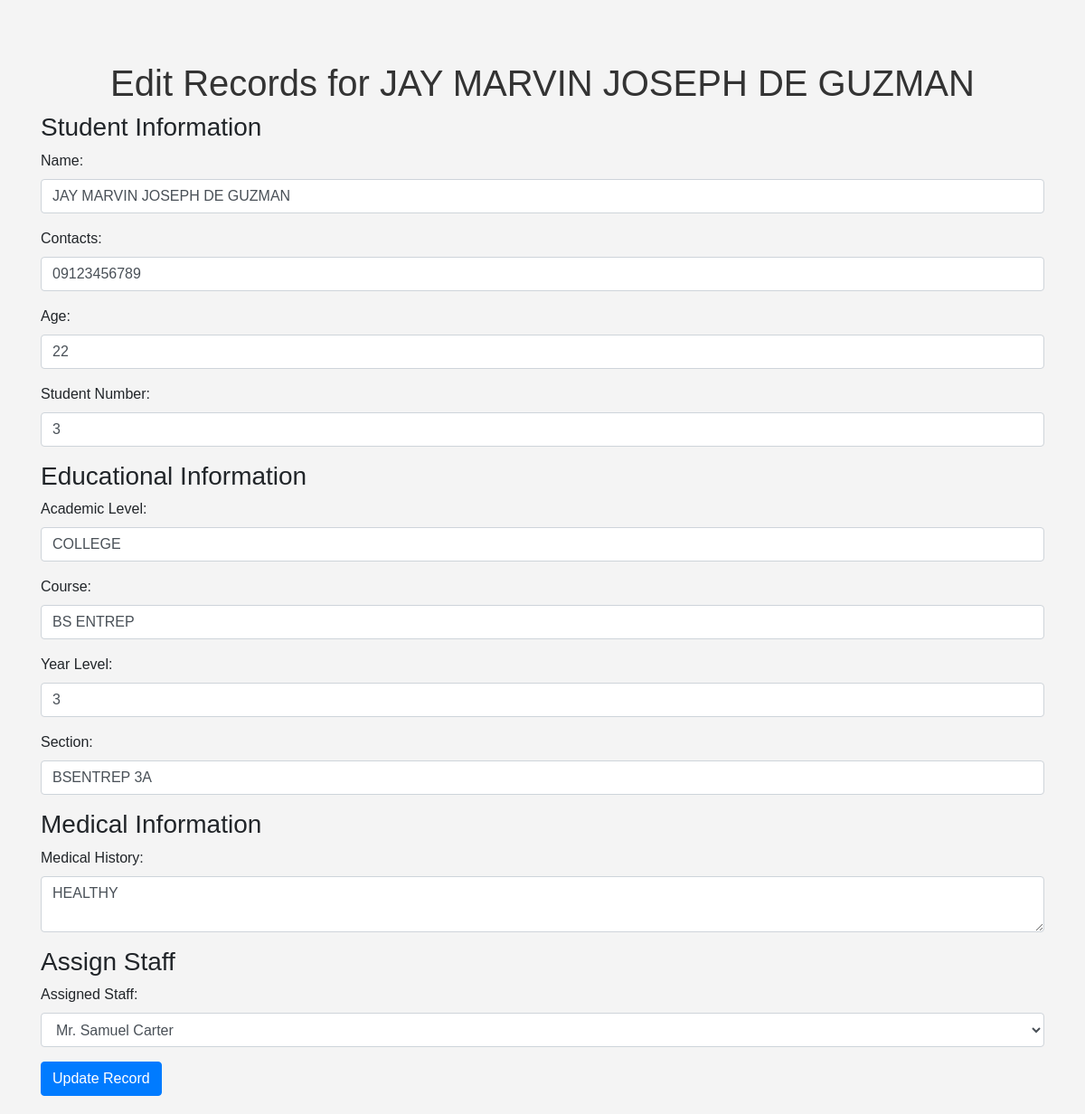
Screenshot of /edit_record.php?id=3 with the database file from the repository.
### tables this page shows
CREATE TABLE `triage` (
  `id` int(11) NOT NULL AUTO_INCREMENT,
  `student_id` int(11) DEFAULT NULL,
  `medical_history` text DEFAULT NULL,
  `status` enum('pending','accepted','archived') DEFAULT 'pending',
  `assigned_staff` int(11) DEFAULT NULL,
  PRIMARY KEY (`id`)
);

CREATE TABLE `students` (
  `id` int(11) NOT NULL AUTO_INCREMENT,
  `name` varchar(100) NOT NULL,
  `contacts` varchar(15) DEFAULT NULL,
  `age` int(11) DEFAULT NULL,
  `student_number` varchar(20) NOT NULL,
  PRIMARY KEY (`id`),
  UNIQUE KEY `student_number` (`student_number`)
);

CREATE TABLE `educational_info` (
  `id` int(11) NOT NULL AUTO_INCREMENT,
  `student_id` int(11) DEFAULT NULL,
  `academic_level` varchar(50) DEFAULT NULL,
  `course` varchar(100) DEFAULT NULL,
  `year_level` varchar(10) DEFAULT NULL,
  `section` varchar(20) DEFAULT NULL,
  PRIMARY KEY (`id`)
);

CREATE TABLE `staff` (
  `id` int(11) NOT NULL AUTO_INCREMENT,
  `name` varchar(100) NOT NULL,
  `designation` varchar(50) DEFAULT NULL,
  `contact_number` varchar(15) DEFAULT NULL,
  PRIMARY KEY (`id`)
);

### edit_record.php (the view, shortened to what this page needs)
<?php
require 'db.php';
if (isset($_GET['id'])) {
    $record_id = $_GET['id'];
    $stmt = $conn->prepare("SELECT triage.id AS triage_id, triage.medical_history, triage.status,
                                   students.id AS student_id, students.name, students.contacts, students.age, students.student_number,
                                   educational_info.academic_level, educational_info.course, educational_info.year_level, educational_info.section,
                                   triage.assigned_staff
                            FROM triage
                            LEFT JOIN students ON triage.student_id = students.id
                            LEFT JOIN educational_info ON students.id = educational_info.student_id
                            WHERE triage.id = ?");
    $stmt->bind_param("i", $record_id);
    $stmt->execute();
    $result = $stmt->get_result();
    $record = $result->fetch_assoc();
    $staff_stmt = $conn->prepare("SELECT id, name FROM staff");
    $staff_stmt->execute();
    $staff_result = $staff_stmt->get_result();
}
?>
<!DOCTYPE html>
<html lang="en">
<head>
    <link rel="stylesheet" href="https://stackpath.bootstrapcdn.com/bootstrap/4.5.2/css/bootstrap.min.css">
    <link rel="stylesheet" href="style.css">
</head>
<body>
    <div class="container mt-5">
        <h1>Edit Records for <?= htmlspecialchars($record['name']) ?></h1>
        <form action="edit_record.php?id=<?= $record_id ?>" method="POST">
            <h3>Student Information</h3>
            <div class="form-group">
                <label for="name">Name:</label>
                <input type="text" class="form-control" id="name" name="name" value="<?= htmlspecialchars($record['name']) ?>" required>
            </div>
            <div class="form-group">
                <label for="contacts">Contacts:</label>
                <input type="text" class="form-control" id="contacts" name="contacts" value="<?= htmlspecialchars($record['contacts']) ?>" required>
            </div>
            <div class="form-group">
                <label for="age">Age:</label>
                <input type="number" class="form-control" id="age" name="age" value="<?= htmlspecialchars($record['age']) ?>" required>
            </div>
            <div class="form-group">
                <label for="student_number">Student Number:</label>
                <input type="text" class="form-control" id="student_number" name="student_number" value="<?= htmlspecialchars($record['student_number']) ?>" required>
            </div>
            <h3>Educational Information</h3>
            <div class="form-group">
                <label for="academic_level">Academic Level:</label>
                <input type="text" class="form-control" id="academic_level" name="academic_level" value="<?= htmlspecialchars($record['academic_level']) ?>" required>
            </div>
            <div class="form-group">
                <label for="course">Course:</label>
                <input type="text" class="form-control" id="course" name="course" value="<?= htmlspecialchars($record['course']) ?>" required>
            </div>
            <div class="form-group">
                <label for="year_level">Year Level:</label>
                <input type="number" class="form-control" id="year_level" name="year_level" value="<?= htmlspecialchars($record['year_level']) ?>" required>
            </div>
            <div class="form-group">
                <label for="section">Section:</label>
                <input type="text" class="form-control" id="section" name="section" value="<?= htmlspecialchars($record['section']) ?>" required>
            </div>
            <h3>Medical Information</h3>
            <div class="form-group">
                <label for="medical_history">Medical History:</label>
                <textarea class="form-control" id="medical_history" name="medical_history" required><?= htmlspecialchars($record['medical_history']) ?></textarea>
            </div>
            <h3>Assign Staff</h3>
            <div class="form-group">
                <label for="assigned_staff">Assigned Staff:</label>
                <select class="form-control" id="assigned_staff" name="assigned_staff" required>
                    <?php while ($staff = $staff_result->fetch_assoc()): ?>
                        <option value="<?= $staff['id'] ?>" <?= ($staff['id'] == $record['assigned_staff']) ? 'selected' : '' ?>>
                            <?= htmlspecialchars($staff['name']) ?>
                        </option>
                    <?php endwhile; ?>
                </select>
            </div>
            <button type="submit" class="btn btn-primary">Update Record</button>
        </form>
    </div>
</body>
</html>

### style.css (style rules this page uses)
body { font-family: Arial, sans-serif; background-color: #f4f4f4; margin: 0; padding: 20px; }
h1 { text-align: center; color: #333; }
button { background-color: #28a745; color: white; border: none; padding: 10px 15px; border-radius: 5px; cursor: pointer; }
form { display: inline; }

### rows the page displays
triage: student.name "JAY MARVIN JOSEPH DE GUZMAN", name "JAY MARVIN JOSEPH DE GUZMAN", contacts "09123456789", age "22", student_number "3", academic_level "COLLEGE", course "BS ENTREP", year_level "3", section "BSENTREP 3A", medical_history "HEALTHY", assigned_staff "Mr. Samuel Carter"
